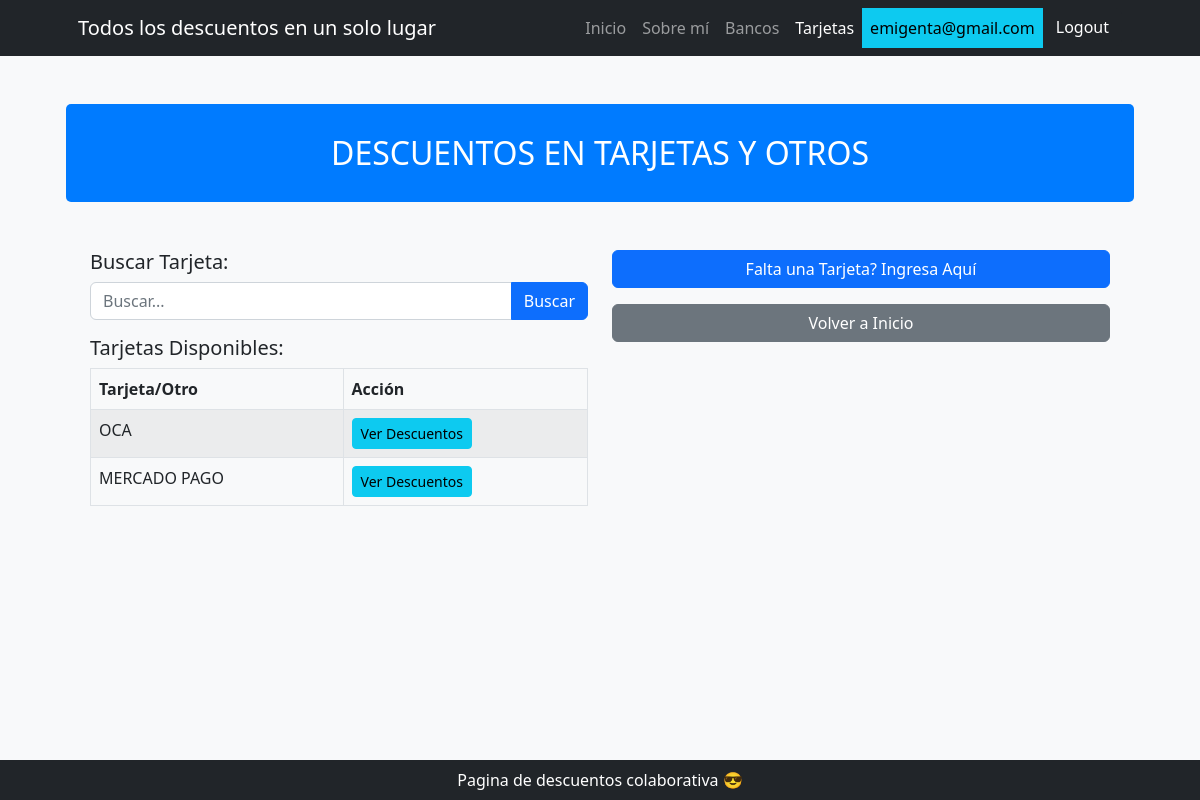
/tarjetas/ (signed in), run on the app's committed database.
### core/models.py (models this page shows, shortened)
class CustomUser(AbstractBaseUser, PermissionsMixin):
    email = models.EmailField(unique=True, blank=False, null=False)
    nombre = models.CharField(max_length=30, blank=False, null=False)
    apellido = models.CharField(max_length=30, blank=False, null=False)
    pais = models.CharField(max_length=30, blank=False, null=False)
    is_active = models.BooleanField(default=True)
    is_staff = models.BooleanField(default=False)  # Añadir este campo
    is_superuser = models.BooleanField(default=False)  # Añadir este campo
    avatar = models.ImageField(upload_to="avatares", null=True, blank=True)
    USERNAME_FIELD = 'email'
    REQUIRED_FIELDS = ['nombre', 'apellido', 'pais']
    objects = CustomUserManager()
    class Meta:
        verbose_name = 'Usuario'
        verbose_name_plural = 'Usuarios'

### tarjetas/models.py (models this page shows, shortened)
class Tarjetas(models.Model):
    DEBITO = 'débito'
    CREDITO = 'crédito'
    NINGUNO = ' '
    TIPO_CHOICES = [
        (DEBITO, 'Débito'),
        (CREDITO, 'Crédito'),
        (NINGUNO, ' '),
    ]
    nombre = models.CharField(max_length=25)
    tipo = models.CharField(max_length=25, choices=TIPO_CHOICES, null=True, blank=True)
    class Meta:
        verbose_name = "Tarjeta"
        verbose_name_plural = "Tarjetas"

### tarjetas/views.py (the view)
# urls.py: path("", views.home, name="home"),
def home(request):
    consulta = request.GET.get("consulta")
    if consulta:
        tarjetas = Tarjetas.objects.filter(nombre__icontains=consulta)
    else:
        tarjetas = Tarjetas.objects.all()
    return render(request, "tarjetas/index.html", {"tarjetas": tarjetas})

### tarjetas/templates/tarjetas/index.html
{% extends "core/base.html" %}
{% block titulo %}
    DESCUENTOS EN TARJETAS Y OTROS
{% endblock titulo %}
{% block contenido %}
<div class="container my-5">
    <div class="row">
        <div class="col-md-6">
            <h5>Buscar Tarjeta:</h5>
            <form action="{% url 'tarjetas:tarjetas_list' %}" method="get" class="mb-3">
                <div class="input-group">
                    <input type="text" name="consulta" class="form-control" placeholder="Buscar...">
                    <button type="submit" class="btn btn-primary">Buscar</button>
                </div>
            </form>
            <h5>Tarjetas Disponibles:</h5>
            <table class="table table-striped table-bordered">
                <thead class="thead-dark">
                    <tr>
                        <th>Tarjeta/Otro</th>
                        <th>Acción</th>
                    </tr>
                </thead>
                <tbody>
                    {% for tarjeta in tarjetas %}
                        <tr>
                            <td>{{ tarjeta.nombre }}</td>
                            <td>
                                <a href="{% url 'tarjetas:descuentos_list' tarjeta.pk %}" class="btn btn-info btn-sm">Ver Descuentos</a>
                            </td>
                        </tr>
                    {% endfor %}
                </tbody>
            </table>
        </div>
        <div class="col-md-6">
            <div class="d-grid gap-2 mb-3">
                <a class="btn btn-primary"
                   href="{% url 'tarjetas:tarjetas_create' %}"
                   role="button">Falta una Tarjeta? Ingresa Aquí</a>
            </div>
            <div class="d-grid gap-2">
                <a class="btn btn-secondary"
                   href="{% url 'core:home' %}"
                   role="button">Volver a Inicio</a>
            </div>
        </div>
    </div>
</div>
{% endblock contenido %}

### core/templates/core/components/navbar.html (shortened to what this page needs)
<nav class="navbar navbar-expand-lg navbar-dark bg-dark">
    <div class="container px-5">
        <a class="navbar-brand" href="#!">Todos los descuentos en un solo lugar</a>
        <div class="collapse navbar-collapse" id="navbarSupportedContent">
            <ul class="navbar-nav ms-auto mb-2 mb-lg-0">
                <li class="nav-item"><a class="nav-link {% if request.path == "/" %} active {% endif %}" aria-current="page" href="{% url 'core:home' %}">Inicio</a></li>
                <li class="nav-item"><a class="nav-link {% if request.path == "/about/" %} active {% endif %}" href="{% url 'core:about' %}">Sobre mí</a></li>
                {% if user.is_authenticated %}
                    <li class="nav-item"><a class="nav-link {% if request.path == "/bancos/" %} active {% endif %}" href="{% url 'bancos:home' %}">Bancos</a></li>
                    <li class="nav-item"><a class="nav-link {% if request.path == "/tarjetas/" %} active {% endif %}" href="{% url 'tarjetas:home' %}">Tarjetas</a></li>
                    <li class="nav-item"><a class="nav-link text-bg-info">{{ user.email }}</a></li>
                    <li class="nav-item">
                        <form action="{% url 'core:logout' %}" method="post">
                            <button type="submit" class="btn btn-dark {{ fontsize }} ">Logout</button>
                        </form>
                    </li>
                {% else %}
                    <li class="nav-item"><a class="nav-link {% if request.path == "/login/" %} active {% endif %}" href="{% url 'core:login' %}">Login</a></li>
                    <li class="nav-item"><a class="nav-link {% if request.path == "/register/" %} active {% endif %}" href="{% url 'core:register' %}">Registrarse</a></li>
                {% endif %}
            </ul>
        </div>
    </div>
</nav>

### core/templates/core/base.html (style rules this page uses)
body { background-color: #f8f9fa; }

### data on the page
CustomUser: email "emigenta@gmail.com"
Tarjetas: nombre "OCA"
Tarjetas: nombre "MERCADO PAGO"
